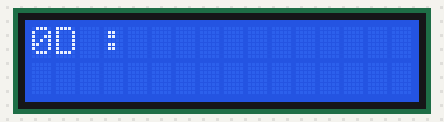
The sketch below on a simulated ESP32. Shown: 16×2 character LCD.

Above: at 0.1 s.
At 1.1 s:
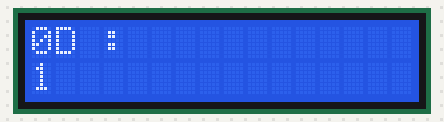
At 2.1 s:
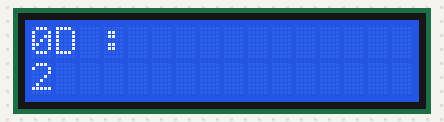
At 3.1 s:
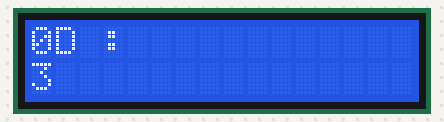
At 5.1 s:
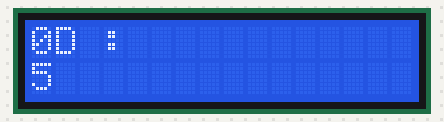
At 7.1 s:
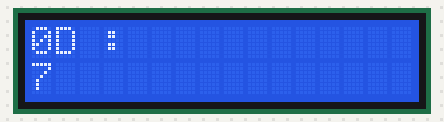

The sketch:

Display__I2C_.ino
```cpp
#include <LiquidCrystal_I2C.h>
#include <Wire.h>

#define I2C_SDA 4
#define I2C_SCL 5

void disp_ID(int id);

// set the LCD number of columns and rows
int lcdColumns = 16;
int lcdRows = 2;
int i = 0;

// set LCD address, number of columns and rows
// if you don't know your display address, run an I2C scanner sketch
LiquidCrystal_I2C lcd(0x20, lcdColumns, lcdRows);  //0x20 is the I2c address of our LCD

void setup(){
  Serial.begin(115200);
  Wire.begin(I2C_SDA, I2C_SCL);

  // initialize LCD
  lcd.init();
  // turn on LCD backlight
  lcd.backlight();

  lcd.setCursor(0, 0);
  // print message
  lcd.print("ID : ");
}

void loop(){
  // set cursor to first column, first row

  //delay(1000);
  // clears the display to print new message
  if(i < 8)
  {
    disp_id(i);
    delay(1000);
  }
}

void disp_id(int id)
{
  lcd.setCursor(0, i);
  lcd.print(id);
  i++;
}
```

Measured:
- what the display in image 1 shows lasts 1.0 s, from 1.1 s to 2.1 s
